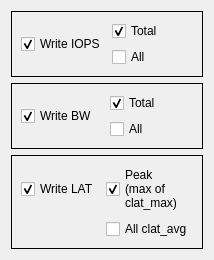
          <widget class="QWidget" name="tab_2">
           <attribute name="title">
            <string>Write</string>
           </attribute>
           <layout class="QGridLayout" name="gridLayout">
            <item row="0" column="0">
             <widget class="QFrame" name="frame_6">
              <property name="sizePolicy">
               <sizepolicy hsizetype="Expanding" vsizetype="Expanding">
                <horstretch>0</horstretch>
                <verstretch>0</verstretch>
               </sizepolicy>
              </property>
              <property name="minimumSize">
               <size>
                <width>0</width>
                <height>0</height>
               </size>
              </property>
              <property name="accessibleName">
               <string notr="true"/>
              </property>
              <property name="frameShape">
               <enum>QFrame::Box</enum>
              </property>
              <property name="frameShadow">
               <enum>QFrame::Plain</enum>
              </property>
              <layout class="QGridLayout" name="gridLayout_10">
               <item row="0" column="0" rowspan="2">
                <widget class="QCheckBox" name="write_iops_checkbox">
                 <property name="sizePolicy">
                  <sizepolicy hsizetype="Expanding" vsizetype="Expanding">
                   <horstretch>0</horstretch>
                   <verstretch>0</verstretch>
                  </sizepolicy>
                 </property>
                 <property name="minimumSize">
                  <size>
                   <width>0</width>
                   <height>0</height>
                  </size>
                 </property>
                 <property name="font">
                  <font>
                   <pointsize>9</pointsize>
                  </font>
                 </property>
                 <property name="accessibleName">
                  <string notr="true"/>
                 </property>
                 <property name="styleSheet">
                  <string notr="true"/>
                 </property>
                 <property name="text">
                  <string>Write IOPS</string>
                 </property>
                 <property name="checked">
                  <bool>true</bool>
                 </property>
                </widget>
               </item>
               <item row="0" column="1">
                <widget class="QCheckBox" name="write_iops_total_checkbox">
                 <property name="sizePolicy">
                  <sizepolicy hsizetype="Expanding" vsizetype="Expanding">
                   <horstretch>0</horstretch>
                   <verstretch>0</verstretch>
                  </sizepolicy>
                 </property>
                 <property name="minimumSize">
                  <size>
                   <width>0</width>
                   <height>0</height>
                  </size>
                 </property>
                 <property name="font">
                  <font>
                   <pointsize>9</pointsize>
                  </font>
                 </property>
                 <property name="accessibleName">
                  <string notr="true"/>
                 </property>
                 <property name="styleSheet">
                  <string notr="true"/>
                 </property>
                 <property name="text">
                  <string>Total</string>
                 </property>
                 <property name="checked">
                  <bool>true</bool>
                 </property>
                </widget>
               </item>
               <item row="1" column="1">
                <widget class="QCheckBox" name="write_iops_threads_checkbox">
                 <property name="sizePolicy">
                  <sizepolicy hsizetype="Expanding" vsizetype="Expanding">
                   <horstretch>0</horstretch>
                   <verstretch>0</verstretch>
                  </sizepolicy>
                 </property>
                 <property name="minimumSize">
                  <size>
                   <width>0</width>
                   <height>0</height>
                  </size>
                 </property>
                 <property name="font">
                  <font>
                   <pointsize>9</pointsize>
                  </font>
                 </property>
                 <property name="accessibleName">
                  <string notr="true"/>
                 </property>
                 <property name="styleSheet">
                  <string notr="true"/>
                 </property>
                 <property name="text">
                  <string>All</string>
                 </property>
                </widget>
               </item>
              </layout>
             </widget>
            </item>
            <item row="1" column="0">
             <widget class="QFrame" name="frame_7">
              <property name="sizePolicy">
               <sizepolicy hsizetype="Expanding" vsizetype="Expanding">
                <horstretch>0</horstretch>
                <verstretch>0</verstretch>
               </sizepolicy>
              </property>
              <property name="minimumSize">
               <size>
                <width>0</width>
                <height>0</height>
               </size>
              </property>
              <property name="accessibleName">
               <string notr="true"/>
              </property>
              <property name="frameShape">
               <enum>QFrame::Box</enum>
              </property>
              <property name="frameShadow">
               <enum>QFrame::Plain</enum>
              </property>
              <layout class="QGridLayout" name="gridLayout_9">
               <item row="0" column="0" rowspan="2">
                <widget class="QCheckBox" name="write_bw_checkbox">
                 <property name="sizePolicy">
                  <sizepolicy hsizetype="Expanding" vsizetype="Expanding">
                   <horstretch>0</horstretch>
                   <verstretch>0</verstretch>
                  </sizepolicy>
                 </property>
                 <property name="minimumSize">
                  <size>
                   <width>0</width>
                   <height>0</height>
                  </size>
                 </property>
                 <property name="font">
                  <font>
                   <pointsize>9</pointsize>
                  </font>
                 </property>
                 <property name="accessibleName">
                  <string notr="true"/>
                 </property>
                 <property name="styleSheet">
                  <string notr="true"/>
                 </property>
                 <property name="text">
                  <string>Write BW</string>
                 </property>
                 <property name="checked">
                  <bool>true</bool>
                 </property>
                </widget>
               </item>
               <item row="0" column="1">
                <widget class="QCheckBox" name="write_bw_total_checkbox">
                 <property name="sizePolicy">
                  <sizepolicy hsizetype="Expanding" vsizetype="Expanding">
                   <horstretch>0</horstretch>
                   <verstretch>0</verstretch>
                  </sizepolicy>
                 </property>
                 <property name="minimumSize">
                  <size>
                   <width>0</width>
                   <height>0</height>
                  </size>
                 </property>
                 <property name="font">
                  <font>
                   <pointsize>9</pointsize>
                  </font>
                 </property>
                 <property name="accessibleName">
                  <string notr="true"/>
                 </property>
                 <property name="styleSheet">
                  <string notr="true"/>
                 </property>
                 <property name="text">
                  <string>Total</string>
                 </property>
                 <property name="checked">
                  <bool>true</bool>
                 </property>
                </widget>
               </item>
               <item row="1" column="1">
                <widget class="QCheckBox" name="write_bw_threads_checkbox">
                 <property name="sizePolicy">
                  <sizepolicy hsizetype="Expanding" vsizetype="Expanding">
                   <horstretch>0</horstretch>
                   <verstretch>0</verstretch>
                  </sizepolicy>
                 </property>
                 <property name="minimumSize">
                  <size>
                   <width>0</width>
                   <height>0</height>
                  </size>
                 </property>
                 <property name="font">
                  <font>
                   <pointsize>9</pointsize>
                  </font>
                 </property>
                 <property name="accessibleName">
                  <string notr="true"/>
                 </property>
                 <property name="styleSheet">
                  <string notr="true"/>
                 </property>
                 <property name="text">
                  <string>All</string>
                 </property>
                </widget>
               </item>
              </layout>
             </widget>
            </item>
            <item row="2" column="0">
             <widget class="QFrame" name="frame_8">
              <property name="sizePolicy">
               <sizepolicy hsizetype="Expanding" vsizetype="Expanding">
                <horstretch>0</horstretch>
                <verstretch>0</verstretch>
               </sizepolicy>
              </property>
              <property name="minimumSize">
               <size>
                <width>0</width>
                <height>0</height>
               </size>
              </property>
              <property name="accessibleName">
               <string notr="true"/>
              </property>
              <property name="frameShape">
               <enum>QFrame::Box</enum>
              </property>
              <property name="frameShadow">
               <enum>QFrame::Plain</enum>
              </property>
              <layout class="QGridLayout" name="gridLayout_4">
               <item row="0" column="0">
                <widget class="QCheckBox" name="write_lat_checkbox">
                 <property name="sizePolicy">
                  <sizepolicy hsizetype="Expanding" vsizetype="Expanding">
                   <horstretch>0</horstretch>
                   <verstretch>0</verstretch>
                  </sizepolicy>
                 </property>
                 <property name="minimumSize">
                  <size>
                   <width>0</width>
                   <height>0</height>
                  </size>
                 </property>
                 <property name="font">
                  <font>
                   <pointsize>9</pointsize>
                  </font>
                 </property>
                 <property name="accessibleName">
                  <string notr="true"/>
                 </property>
                 <property name="styleSheet">
                  <string notr="true"/>
                 </property>
                 <property name="text">
                  <string>Write LAT</string>
                 </property>
                 <property name="checked">
                  <bool>true</bool>
                 </property>
                </widget>
               </item>
               <item row="0" column="1">
                <widget class="QCheckBox" name="write_lat_max_checkbox">
                 <property name="sizePolicy">
                  <sizepolicy hsizetype="Expanding" vsizetype="Expanding">
                   <horstretch>0</horstretch>
                   <verstretch>0</verstretch>
                  </sizepolicy>
                 </property>
                 <property name="minimumSize">
                  <size>
                   <width>0</width>
                   <height>0</height>
                  </size>
                 </property>
                 <property name="font">
                  <font>
                   <pointsize>9</pointsize>
                  </font>
                 </property>
                 <property name="accessibleName">
                  <string notr="true"/>
                 </property>
                 <property name="styleSheet">
                  <string notr="true"/>
                 </property>
                 <property name="text">
                  <string>Peak
(max of
clat_max)</string>
                 </property>
                 <property name="checked">
                  <bool>true</bool>
                 </property>
                </widget>
               </item>
               <item row="1" column="1">
                <widget class="QCheckBox" name="write_lat_threads_checkbox">
                 <property name="sizePolicy">
                  <sizepolicy hsizetype="Expanding" vsizetype="Expanding">
                   <horstretch>0</horstretch>
                   <verstretch>0</verstretch>
                  </sizepolicy>
                 </property>
                 <property name="minimumSize">
                  <size>
                   <width>0</width>
                   <height>0</height>
                  </size>
                 </property>
                 <property name="font">
                  <font>
                   <pointsize>9</pointsize>
                  </font>
                 </property>
                 <property name="accessibleName">
                  <string notr="true"/>
                 </property>
                 <property name="styleSheet">
                  <string notr="true"/>
                 </property>
                 <property name="text">
                  <string>All clat_avg</string>
                 </property>
                </widget>
               </item>
              </layout>
             </widget>
            </item>
           </layout>
          </widget>
